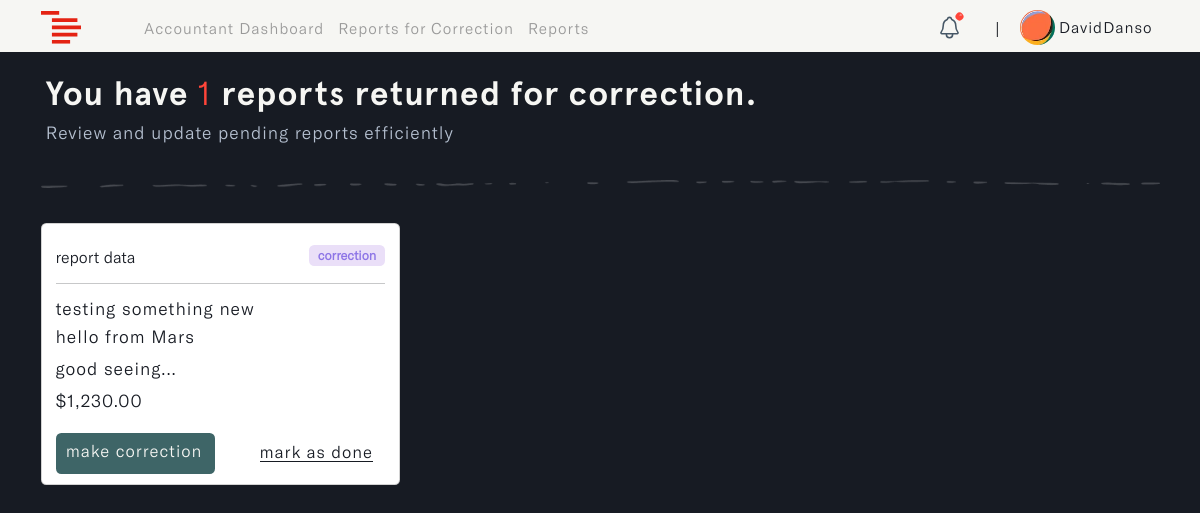
Page /accountant/corrections (signed in) on the earlier database version.
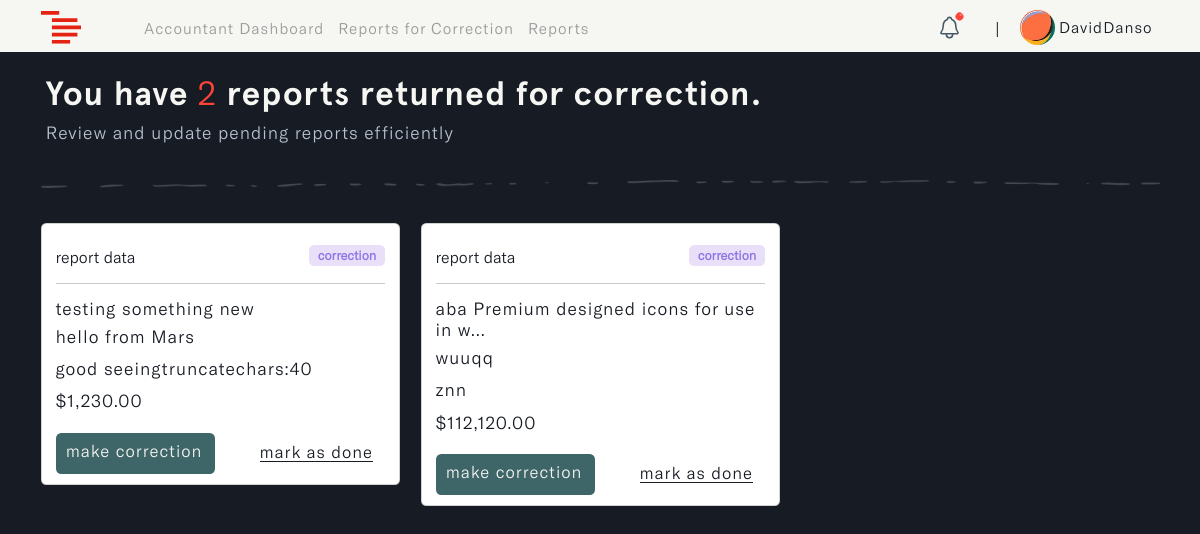
Same page on the later database version.
### reports/models.py (models this page shows, shortened)
class Report(models.Model):
    STATUS = (
        ('pending', 'pending'),
        ('correction', 'correction'),
        ('approve', 'approve'),
        ('reject', 'reject')
    )
    account_owner = models.ForeignKey(Profile, on_delete=models.CASCADE, null=True, db_index=True)
    description = models.TextField(null=True, blank=True, db_index=True)
    main_category = models.CharField(max_length=255, null=True, blank=True, db_index=True)
    sub_category = models.CharField(max_length=255, null=True, blank=True, db_index=True)
    status = models.CharField(max_length=255, default="pending", null=True, blank=True, choices=STATUS, db_index=True)
    payment = models.DecimalField(max_digits=10, decimal_places=2, null=True, blank=True, db_index=True)
    updated_time_stamp = models.DateTimeField(auto_now=True, db_index=True)
    created_time_stamp = models.DateTimeField(auto_now_add=True, db_index=True)
    id = models.UUIDField(default=uuid.uuid4, primary_key=True, unique=True, editable=False)
    class Meta:
        ordering = ['-updated_time_stamp']

### accountant/views.py (the view)
# urls.py: path('corrections', views.corrections_page, name='corrections'),
def corrections_page(request):
    user = request.user.profile
    correction_reports = Report.objects.filter(status='correction',
                                          account_owner=user)
    correction_count = correction_reports.count()
    context = {'correction_reports': correction_reports,
               'correction_count': correction_count}
    return render(request, 'accountant/corrections.html', context)

### accountant/templates/accountant/corrections.html (shortened to what this page needs)
{% load static %}
{% load widget_tweaks %}
{% load humanize %}
<!DOCTYPE html>
<html lang="en" class="js has-scroll-init has-scroll-smooth">
  <head>
    <link rel="stylesheet" href="{% static '/css/bootstrap.min.css' %}" />
    <link rel="stylesheet" href="{% static '/css/corrections.css' %}" />
  </head>
  <body
    id="pageTop"
    class="page-content"
    data-spy="scroll"
    data-target="#mainNav"
  >
    {% include 'nav.html' %}
    <main>
      <div data-scroll class="page page--layout-2" id="main">
        <div id="hero">
          <div class="container-fluid">
            <div class="hero-intro">
              <h1>
                You have <span>{{correction_count}}</span> reports returned for
                correction.
              </h1>
              <p>Review and update pending reports efficiently</p>
            </div>
          </div>
        </div>
        <div id="correction">
          <div class="container">
            <img
              src="{% static 'images/line.png'%}"
              class="img-fluid d-flex mx-auto"
              id="page_line"
              alt="page_line"
            />
            <div class="row">
              {% for report in correction_reports %}
              <div class="col-md-4" id="correction-card">
                <div class="card">
                  <div class="card-body">
                    <small
                      >report data
                      <span class="badge correction">correction</span></small
                    >
                    <hr />
                    <h3 id="description">
                      {{report.description|truncatechars:40}}
                    </h3>
                    <h3 id="main_cat">
                      {{report.main_category|truncatechars:30}}
                    </h3>
                    <h3 id="sub_cat">
                      {{report.sub_category|truncatechars:30}}
                    </h3>
                    <h3 id="payment">
                      ${{ report.payment|floatformat:2|intcomma }}
                    </h3>
                    <a href="#" id="corrections" class="btn">
                       make
                      correction
                    </a>
                    <a href="#" id="all_corrections" class="btn">
                      <span>mark as done</span>
                    </a>
                  </div>
                </div>
              </div>
              {% endfor %}
            </div>
          </div>
        </div>
      </div>
    </main>
  </body>
</html>

Differences in the rows shown:
changed Report "testing something new": sub_category "good seeing..." → "good seeingtruncatechars:40"
now on this page (row edited): Report: description "aba Premium designed icons for use in w…", main_category "wuuqq", sub_category "znn", payment "112,120.00"
Other differences:
{{ correction_count }}: "1" → "2"
